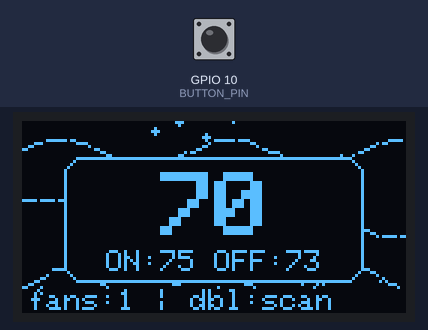
Recording of a program running on a simulated ESP32-C3. Shown: 128×64 one-colour display. The test bench sets the inputs (shaded band); at power-on: GPIO 10 (BUTTON_PIN) HIGH. Random numbers use the default seed unless the program sets one; what the program prints to the serial monitor is not drawn.

Above: at 1.2 s.
1.3 s: GPIO 10 (BUTTON_PIN) pulled LOW for 0.15 s
2.0 s: GPIO 10 (BUTTON_PIN) pulled LOW for 1 s
At 2.69 s:
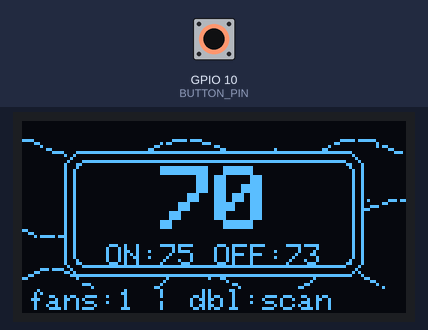
3.6 s: GPIO 10 (BUTTON_PIN) pulled LOW for 0.15 s
At 4.24 s:
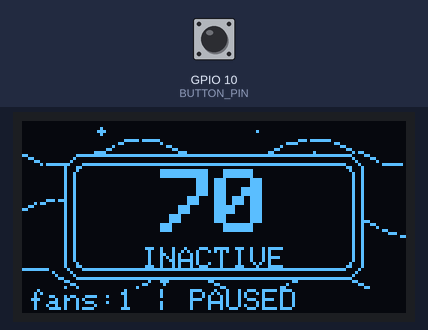
4.3 s: GPIO 10 (BUTTON_PIN) pulled LOW for 1 s
At 5.47 s:
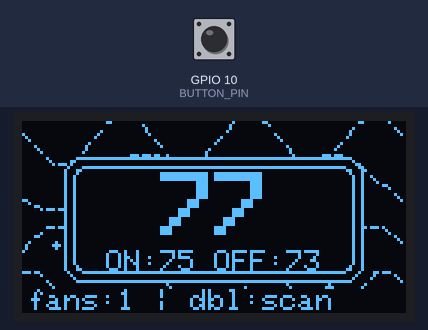
5.9 s: GPIO 10 (BUTTON_PIN) pulsed LOW 2 times (0.12 s each, 0.3 s apart)
At 8.32 s:
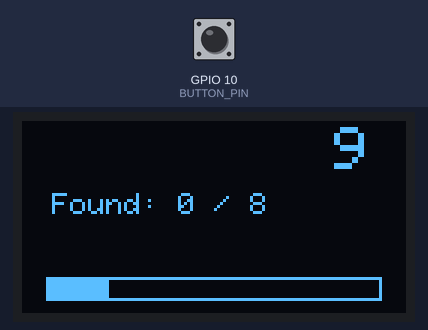
Timing chart, 0 to 9.1 s (numbered marks = the images above; inputs shaded):
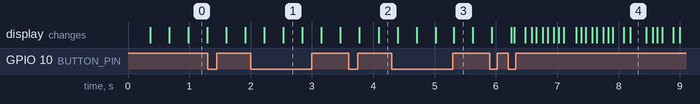

The program:

main.cpp
```cpp
#include <Arduino.h>
#include <Wire.h>
#include <Adafruit_GFX.h>
#include <Adafruit_SSD1306.h>
#include <IRremote.hpp>

#define IR_SEND_PIN    5
#define IR_RECEIVE_PIN 3
#define BUTTON_PIN     10

/* ─── OLED (SSD1306, I2C) ─────────────────────────────────────────── */
#define OLED_SDA   7
#define OLED_SCL   6
#define OLED_ADDR  0x3C
#define SCREEN_W   128
#define SCREEN_H   64

Adafruit_SSD1306 display(SCREEN_W, SCREEN_H, &Wire, -1);

/* ─── Thermistor (NTC, Beta equation) ─────────────────────────────────
 * Divider: 3.3V -> 10k -> THERM_PIN -> thermistor -> GND. */
#define THERM_PIN         0
#define ADC_MAX           4095.0f
#define THERM_NOMINAL_R   10000.0f
#define THERM_NOMINAL_T   25.0f
#define THERM_BETA        3950.0f
#define THERM_SERIES_R    10000.0f

#define TEMP_ON_F     75.0f
#define TEMP_OFF_F    73.0f
#define MIN_RUN_TIME  600000UL
#define TX_ANIM_MS    2500UL
#define CODE_GAP_MS   50UL

/* ─── Scan mode ────────────────────────────────────────────────────── */
#define SCAN_DURATION_MS  10000UL
#define MAX_LEARNED       8
#define CODE_FLASH_MS     600UL

#define WOOZOO_CODE  0xFF00DE80UL

static uint32_t learnedCodes[MAX_LEARNED];
static int      learnedCount   = 0;
static bool     scanMode       = false;
static uint32_t scanStart      = 0;
static uint32_t codeFlashUntil = 0;

/* ─── Normal-mode state ────────────────────────────────────────────── */
static bool     deviceActive  = true;   // single-tap toggles this
static uint32_t lastTempCheck = 0;
static bool     fanOn         = false;
static uint32_t fanOnTime     = 0;
static float    lastTempF     = 70.0f;
static uint32_t txAnimUntil   = 0;

/* ─── Button: debounce + single/double-tap detection ──────────────── */
#define DEBOUNCE_MS    50
#define DOUBLE_TAP_MS 300   // max gap between two presses to count as double-tap

static bool     btnStable     = HIGH;
static bool     btnLastRead   = HIGH;
static uint32_t btnDebounce   = 0;
static int      btnPressCount = 0;
static uint32_t btnFirstPress = 0;

enum BtnEvent { BTN_NONE, BTN_SINGLE, BTN_DOUBLE };

/* Returns BTN_DOUBLE immediately on the second press within DOUBLE_TAP_MS,
 * or BTN_SINGLE once the window expires with only one press. */
static BtnEvent checkButton() {
  bool reading = digitalRead(BUTTON_PIN);
  if (reading != btnLastRead) btnDebounce = millis();
  btnLastRead = reading;

  BtnEvent event = BTN_NONE;

  if ((millis() - btnDebounce) >= DEBOUNCE_MS && reading != btnStable) {
    btnStable = reading;
    if (btnStable == LOW) {                  // falling edge = press
      btnPressCount++;
      if (btnPressCount == 1) {
        btnFirstPress = millis();
      } else if (btnPressCount >= 2) {
        event = BTN_DOUBLE;
        btnPressCount = 0;
      }
    }
  }

  if (btnPressCount == 1 && (millis() - btnFirstPress) >= DOUBLE_TAP_MS) {
    event = BTN_SINGLE;
    btnPressCount = 0;
  }

  return event;
}

/* ─── Snow ─────────────────────────────────────────────────────────── */
#define N_SNOW 16
struct Snow { float x, y, speed, sway; uint8_t r; };
static Snow snow[N_SNOW];
static float lastFrame = 0;

/* ─── Drawing helpers ──────────────────────────────────────────────── */

static void drawWind(float t, int baseY, int amp, float k, float speed, int dash) {
  int prevX = 0;
  int prevY = baseY + (int)(amp * sinf(-speed * t));
  for (int x = 2; x <= SCREEN_W; x += 2) {
    int y = baseY + (int)(amp * sinf(k * x - speed * t));
    if (((x / 2) % dash) != 0)
      display.drawLine(prevX, prevY, x, y, SSD1306_WHITE);
    prevX = x;
    prevY = y;
  }
}

static void drawSnowflake(int x, int y, int r) {
  if (r <= 0) { display.drawPixel(x, y, SSD1306_WHITE); return; }
  display.drawFastHLine(x - r, y, 2 * r + 1, SSD1306_WHITE);
  display.drawFastVLine(x, y - r, 2 * r + 1, SSD1306_WHITE);
  int d = (r * 7) / 10;
  display.drawLine(x - d, y - d, x + d, y + d, SSD1306_WHITE);
  display.drawLine(x - d, y + d, x + d, y - d, SSD1306_WHITE);
}

static void drawChevron(int x, int y) {
  display.drawLine(x,     y - 3, x + 3, y, SSD1306_WHITE);
  display.drawLine(x + 3, y,     x,     y + 3, SSD1306_WHITE);
  display.drawLine(x + 3, y - 3, x + 6, y, SSD1306_WHITE);
  display.drawLine(x + 6, y,     x + 3, y + 3, SSD1306_WHITE);
}

static void drawBreezeGust(float t) {
  drawWind(t, 6,  9,  0.15f, 6.0f, 2);
  drawWind(t, 20, 10, 0.10f, 7.0f, 2);
  drawWind(t, 44, 10, 0.12f, 6.5f, 2);
  drawWind(t, 58, 9,  0.16f, 7.5f, 2);
  int sweepX = (int)fmodf(t * 60.0f, SCREEN_W + 24) - 24;
  drawChevron(sweepX,      SCREEN_H / 2);
  drawChevron(sweepX - 16, SCREEN_H / 2 - 12);
  drawChevron(sweepX - 16, SCREEN_H / 2 + 12);
}

static void drawScanMode() {
  uint32_t elapsed   = millis() - scanStart;
  uint32_t remaining = (elapsed < SCAN_DURATION_MS) ? (SCAN_DURATION_MS - elapsed) : 0;
  int secsLeft       = (int)((remaining + 999) / 1000);

  display.clearDisplay();

  // Blinking title
  if ((millis() / 400) % 2) {
    display.setTextSize(2);
    display.setTextColor(SSD1306_WHITE);
    display.setCursor(4, 2);
    display.print("SCAN MODE");
  }

  // Countdown in top-right corner
  display.setTextSize(2);
  display.setTextColor(SSD1306_WHITE);
  display.setCursor(SCREEN_W - 24, 2);
  display.print(secsLeft);

  // Code count
  display.setTextSize(1);
  display.setCursor(10, 24);
  display.print("Found: ");
  display.print(learnedCount);
  display.print(" / ");
  display.print(MAX_LEARNED);

  // Inverted flash banner when a new code is captured
  if (millis() < codeFlashUntil) {
    display.fillRect(0, 35, SCREEN_W, 12, SSD1306_WHITE);
    display.setTextColor(SSD1306_BLACK);
    display.setCursor(14, 38);
    display.print("CODE CAPTURED!");
    display.setTextColor(SSD1306_WHITE);
  }

  // Progress bar (fills left->right as time elapses)
  const int barX = 8, barY = 52, barW = SCREEN_W - 16, barH = 8;
  int filled = constrain((int)((float)elapsed / SCAN_DURATION_MS * barW), 0, barW);
  display.drawRect(barX, barY, barW, barH, SSD1306_WHITE);
  if (filled > 0) display.fillRect(barX, barY, filled, barH, SSD1306_WHITE);

  display.display();
}

/* ─── Thermistor ───────────────────────────────────────────────────── */
static float readThermistorF() {
  int adc      = analogRead(THERM_PIN);
  float rTherm = THERM_SERIES_R * adc / (ADC_MAX - adc);
  float invT   = logf(rTherm / THERM_NOMINAL_R) / THERM_BETA
                 + 1.0f / (THERM_NOMINAL_T + 273.15f);
  float tempC  = 1.0f / invT - 273.15f;
  return tempC * 9.0f / 5.0f + 32.0f;
}

/* ─── IR send ──────────────────────────────────────────────────────── */
/* Sends Woozoo first, then every learned code with a brief gap.
 * RX is off during normal operation, so no restartTimer() needed. */
static void sendPowerToggle() {
  Serial.println("Sending power signal...");
  IrSender.sendNECRaw(WOOZOO_CODE, 0);
  for (int i = 0; i < learnedCount; i++) {
    delay(CODE_GAP_MS);
    IrSender.sendNECRaw(learnedCodes[i], 0);
  }
  txAnimUntil = millis() + TX_ANIM_MS;
}

/* ─── Fan state machine ────────────────────────────────────────────── */
static void updateFanState(float tempF) {
  if (!fanOn && tempF >= TEMP_ON_F) {
    sendPowerToggle();
    fanOn     = true;
    fanOnTime = millis();
  } else if (fanOn && tempF <= TEMP_OFF_F && millis() - fanOnTime >= MIN_RUN_TIME) {
    sendPowerToggle();
    fanOn = false;
  }
}

/* ─── Scan mode entry / exit ───────────────────────────────────────── */
static void enterScanMode() {
  if (scanMode) return;
  scanMode  = true;
  scanStart = millis();
  IrReceiver.start();
  Serial.println("Scan mode: started");
}

static void exitScanMode() {
  scanMode = false;
  IrReceiver.stop();
  Serial.print("Scan mode: ended, learned=");
  Serial.println(learnedCount);
}

/* ═══════════════════════════════════════════════════════════════════ */
void setup() {
  Serial.begin(115200);

  pinMode(BUTTON_PIN, INPUT_PULLUP);

  IrSender.begin(IR_SEND_PIN);
  IrReceiver.begin(IR_RECEIVE_PIN, DISABLE_LED_FEEDBACK);
  IrReceiver.stop();   // RX stays off until scan mode is triggered

  Wire.begin(OLED_SDA, OLED_SCL);
  Wire.setClock(400000);
  if (!display.begin(SSD1306_SWITCHCAPVCC, OLED_ADDR, true, false)) {
    Serial.println("SSD1306 not found");
  }
  display.setTextWrap(false);

  randomSeed(micros());
  for (int i = 0; i < N_SNOW; i++) {
    snow[i].x     = random(SCREEN_W);
    snow[i].y     = random(SCREEN_H);
    snow[i].speed = 7 + random(18);
    snow[i].sway  = random(628) / 100.0f;
    snow[i].r     = random(3);
  }

  Serial.println("Ready");
}

void loop() {
  // ── Button events ──
  switch (checkButton()) {
    case BTN_SINGLE:
      deviceActive = !deviceActive;
      Serial.println(deviceActive ? "Active" : "Inactive");
      break;
    case BTN_DOUBLE:
      enterScanMode();
      break;
    default: break;
  }

  /* ── Scan mode: owns the display for its duration ── */
  if (scanMode) {
    if (IrReceiver.decode()) {
      uint32_t code = IrReceiver.decodedIRData.decodedRawData;
      IrReceiver.resume();
      if (code != 0 && code != WOOZOO_CODE) {
        bool known = false;
        for (int i = 0; i < learnedCount; i++)
          if (learnedCodes[i] == code) { known = true; break; }
        if (!known && learnedCount < MAX_LEARNED) {
          learnedCodes[learnedCount++] = code;
          codeFlashUntil = millis() + CODE_FLASH_MS;
          Serial.print("Learned: 0x");
          Serial.println(code, HEX);
        }
      }
    }
    if (millis() - scanStart >= SCAN_DURATION_MS) exitScanMode();
    else drawScanMode();
    return;
  }

  /* ── Normal mode ── */

  // Temperature check and fan control only when active
  if (deviceActive && millis() - lastTempCheck >= 5000) {
    lastTempF = readThermistorF();
    Serial.print("Temp: "); Serial.print(lastTempF); Serial.println("F");
    updateFanState(lastTempF);
    lastTempCheck = millis();
  }

  // Animation frame
  float t  = millis() / 1000.0f;
  float dt = t - lastFrame;
  lastFrame = t;
  display.clearDisplay();

  if (millis() < txAnimUntil) {
    drawBreezeGust(t);
  } else {
    drawWind(t, 10, 5, 0.11f, 3.0f, 4);
    drawWind(t, 32, 7, 0.08f, 2.2f, 3);
    drawWind(t, 54, 6, 0.13f, 3.6f, 5);
  }

  for (int i = 0; i < N_SNOW; i++) {
    snow[i].y += snow[i].speed * dt;
    if (snow[i].y > SCREEN_H + 2) {
      snow[i].y = -2;
      snow[i].x = random(SCREEN_W);
    }
    int sx = (int)(snow[i].x + 5.0f * sinf(t * 1.3f + snow[i].sway));
    drawSnowflake(sx, (int)snow[i].y, snow[i].r);
  }

  // Temperature readout badge (bobbing)
  const int bob = (int)(2.0f * sinf(t * 1.5f));
  const int bw  = 100, bh = 42;
  const int bx  = (SCREEN_W - bw) / 2;
  const int by  = (SCREEN_H - bh) / 2 + bob;

  display.fillRoundRect(bx, by, bw, bh, 6, SSD1306_BLACK);
  display.drawRoundRect(bx, by, bw, bh, 6, SSD1306_WHITE);
  if ((millis() / 350) % 2)
    display.drawRoundRect(bx + 3, by + 3, bw - 6, bh - 6, 4, SSD1306_WHITE);

  char tempStr[3];
  snprintf(tempStr, sizeof(tempStr), "%2d", (int)(lastTempF + 0.5f));
  const int numW = 6 * 3 * 2;
  const int numX = bx + (bw - numW) / 2;
  const int numY = by + 5;
  display.setTextSize(3);
  display.setTextColor(SSD1306_WHITE);
  display.setCursor(numX, numY);     display.print(tempStr);
  display.setCursor(numX + 1, numY); display.print(tempStr);

  // Sub-line: thresholds when active, INACTIVE label when paused
  display.setTextSize(1);
  if (deviceActive) {
    char threshStr[16];
    snprintf(threshStr, sizeof(threshStr), "ON:%d OFF:%d", (int)TEMP_ON_F, (int)TEMP_OFF_F);
    const int subW = strlen(threshStr) * 6;
    display.setCursor(bx + (bw - subW) / 2, by + bh - 11);
    display.print(threshStr);
  } else {
    const int subW = 8 * 6;   // "INACTIVE" = 8 chars
    display.setCursor(bx + (bw - subW) / 2, by + bh - 11);
    display.print("INACTIVE");
  }

  // Bottom bar
  display.fillRect(0, 56, SCREEN_W, 8, SSD1306_BLACK);
  display.setTextSize(1);
  display.setCursor(2, 56);
  display.print("fans:");
  display.print(learnedCount + 1);
  display.print(deviceActive ? " | dbl:scan" : " | PAUSED");

  display.display();
}
```
